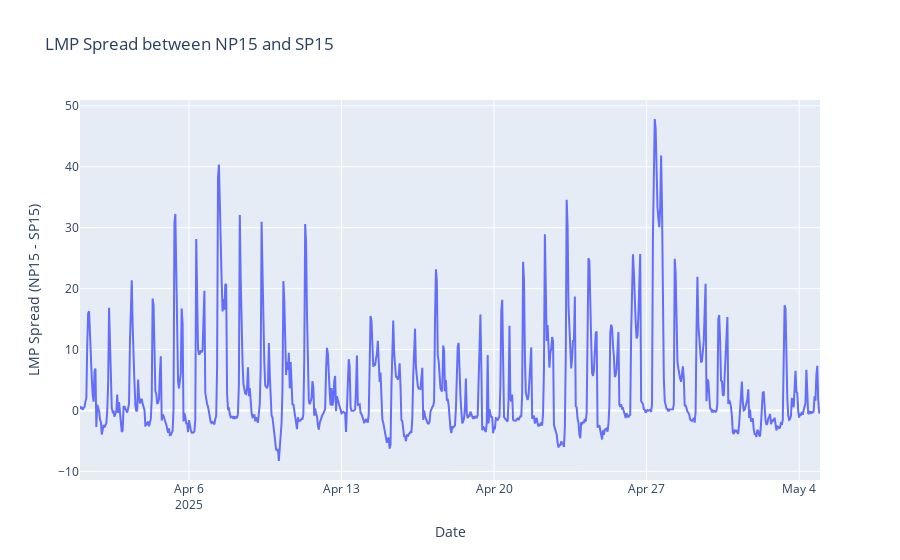

The code cell stored with this chart in its notebook:
### Code cell
df_NP15 = merged_df[merged_df['Location'] == 'TH_NP15_GEN-APND']
df_SP15 = merged_df[merged_df['Location'] == 'TH_SP15_GEN-APND']
df_NP15 = df_NP15.set_index('Time').sort_index()
df_SP15 = df_SP15.set_index('Time').sort_index()

df_spread = df_NP15['LMP'] - df_SP15['LMP']

# df_spread.plot(figsize=(15, 5))
# plt.title('LMP Spread between NP15 and SP15')
# plt.xlabel('Date')
# plt.ylabel('LMP Spread (NP15 - SP15)')
# plt.show()

df_spread.name = 'LMP Spread'
df_spread = df_spread.reset_index()

fig = px.line(df_spread, x='Time', y='LMP Spread',
              title='LMP Spread between NP15 and SP15',
              labels={'Time': 'Date', 'LMP Spread': 'LMP Spread (NP15 - SP15)'})

fig.show()

### Figure 1 — Plotly figure (JSON) as saved in the notebook; plotly's stock layout.template omitted (floating-point values rounded to 4 significant figures; data arrays with more than 128 entries replaced by an {"elided": "..."} marker saying what was removed)
{"data": [{"hovertemplate": "Date=%{x}<br>LMP Spread (NP15 - SP15)=%{y}<extra></extra>", "legendgroup": "", "line": {"color": "#636efa", "dash": "solid"}, "marker": {"symbol": "circle"}, "mode": "lines", "name": "", "orientation": "v", "showlegend": false, "type": "scatter", "x": {"elided": "816 str values"}, "xaxis": "x", "y": {"elided": "816 float values"}, "yaxis": "y"}], "layout": {"legend": {"tracegroupgap": 0}, "title": {"text": "LMP Spread between NP15 and SP15"}, "xaxis": {"anchor": "y", "domain": [0, 1], "title": {"text": "Date"}}, "yaxis": {"anchor": "x", "domain": [0, 1], "title": {"text": "LMP Spread (NP15 - SP15)"}}}}
